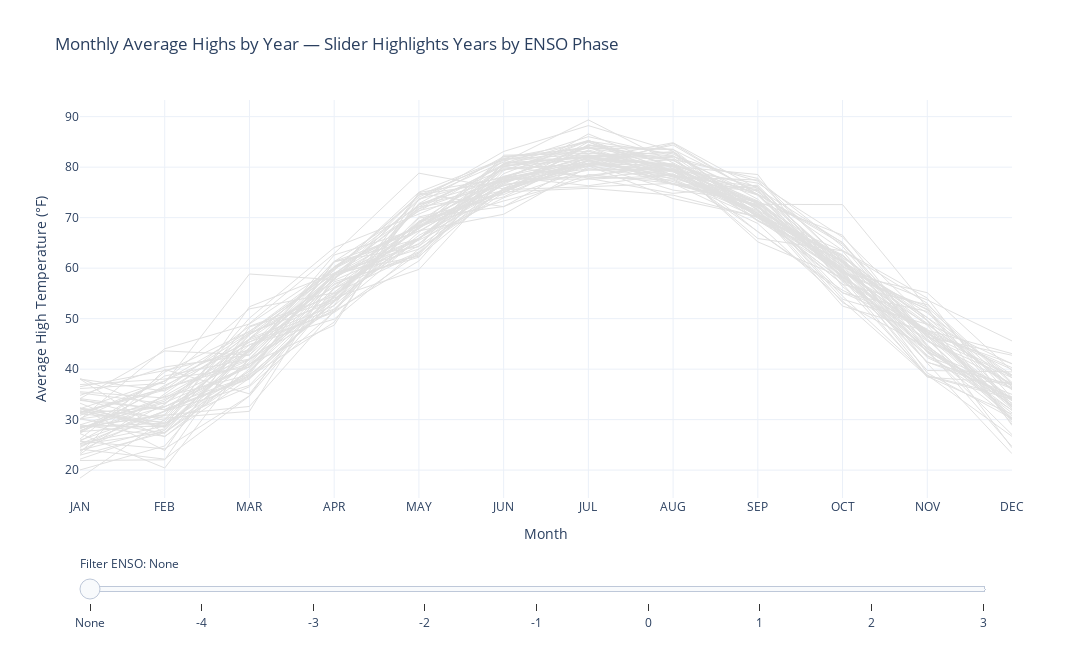

Notebook source saved alongside this figure:
### Code cell
# =========================
# Load & basic preparation
# =========================
df_raw = pd.read_csv("data/full_data_encoded.csv", low_memory=False)

# Keep only what's needed for plotting temps
df = df_raw[["Year", "Month", "high"]].dropna()
df["high"] = pd.to_numeric(df["high"], errors="coerce")

# Month order for the x-axis
month_order = ["JAN","FEB","MAR","APR","MAY","JUN","JUL","AUG","SEP","OCT","NOV","DEC"]
df["Month"] = pd.Categorical(df["Month"], categories=month_order, ordered=True)

# If duplicates exist per Year×Month, average them (retain current pandas behavior)
df = df.groupby(["Year", "Month"], as_index=False, observed=False)["high"].mean()

# =========================
# Compute ENSO for each plotted "Season_Year" (DJF)
# =========================
# For ENSO we need DJF per-season values: Dec belongs to the following year.
enso_df = df_raw[["Year", "Month", "ENSO_encoded"]].dropna()
enso_df["ENSO_encoded"] = pd.to_numeric(enso_df["ENSO_encoded"], errors="coerce")
enso_df["Month"] = pd.Categorical(enso_df["Month"], categories=month_order, ordered=True)

# Keep DJF only
winter_months = ["DEC", "JAN", "FEB"]
enso_winter = enso_df[enso_df["Month"].isin(winter_months)].copy()

# Season_Year: DEC counts toward next year's winter
enso_winter["Season_Year"] = enso_winter.apply(
    lambda r: int(r["Year"]) + 1 if r["Month"] == "DEC" else int(r["Year"]), axis=1
)

def safe_mode(vals):
    vals = [v for v in vals if pd.notna(v)]
    if not vals:
        return np.nan
    try:
        return mode(vals)
    except Exception:
        # In case of ties, pick the value with smallest absolute magnitude (closest to neutral),
        # tie-breaking by the actual value.
        return sorted(vals, key=lambda x: (abs(x), x))[0]

# One ENSO code per Season_Year (mode over DJF)
enso_per_year = (enso_winter.groupby("Season_Year")["ENSO_encoded"]
                 .apply(lambda s: safe_mode(list(s.values)))
                 .to_dict())

# =========================
# Build time series per complete year for plotting
# =========================
years_all = sorted(df["Year"].unique())
series_by_year = {}
complete_years = []
for y in years_all:
    s = df[df["Year"] == y].set_index("Month").reindex(month_order)["high"]
    if s.notna().all():  # keep only years with all 12 months
        series_by_year[y] = s.values.tolist()
        complete_years.append(y)

years = complete_years

# Map each plotted year to its ENSO code using Season_Year == that calendar year
# (i.e., winter defined by Dec(prev year), Jan, Feb of current year)
enso_for_plotted_year = {y: enso_per_year.get(y, np.nan) for y in years}

# =========================
# Color map (fully opaque, saturated)
# =========================
# Dark red -> lighter red -> neutral dark gray -> blue ramp to dark blue
enso_order = [-4, -3, -2, -1, 0, 1, 2, 3]
enso_color_map = {
    -4: "#8B0000",  # dark red
    -3: "#C62828",
    -2: "#E53935",
    -1: "#FF1744",
     0: "#424242",  # strong neutral (dark gray so it stands out when highlighted)
     1: "#1E88E5",
     2: "#1565C0",
     3: "#0D47A1"   # dark blue
}

# =========================
# Build the figure
# =========================
fig = go.Figure()

# 1) Background gray lines (very light gray; thin; always visible)
for y in years:
    fig.add_trace(go.Scatter(
        x=month_order, y=series_by_year[y],
        mode="lines",
        line=dict(color="#E0E0E0", width=1),  # very light gray
        hoverinfo="skip",
        showlegend=False,
        name=f"{y} (bg)"
    ))

# 2) Highlight layer (one trace per year), fully opaque & hidden by default
for y in years:
    enso_code = enso_for_plotted_year[y]
    color = enso_color_map.get(int(enso_code), "#424242") if pd.notna(enso_code) else "#424242"
    fig.add_trace(go.Scatter(
        x=month_order, y=series_by_year[y],
        mode="lines+markers",
        line=dict(color=color, width=4),      # thicker to pop from background
        marker=dict(size=6, color=color, line=dict(width=0.5, color="black")),
        opacity=1.0,                          # fully opaque
        name=str(y),
        text=[f"Year {y} | ENSO {enso_code}"]*12,
        hovertemplate="%{text}<br>Month: %{x}<br>High: %{y:.1f}°F<extra></extra>",
        visible=False,
        showlegend=False
    ))

# Helper to set which highlight traces are visible for a selected ENSO phase
# First len(years) traces are background; next len(years) traces are highlights.
n = len(years)

def visibility_for_enso(selected_enso):
    # Gray always visible; highlights off by default
    vis = [True]*n + [False]*n
    if selected_enso is None:
        return vis
    for i, y in enumerate(years):
        val = enso_for_plotted_year[y]
        if pd.notna(val) and int(val) == selected_enso:
            vis[n + i] = True
    return vis

# Slider steps: "None" + each ENSO code
steps = []
# "None" step (no highlights)
steps.append({
    "method": "update",
    "label": "None",
    "args": [
        {"visible": visibility_for_enso(None)},
        {"title": "Monthly Average Highs — All Years (Gray)"}
    ]
})
# One step per ENSO phase
for e in enso_order:
    steps.append({
        "method": "update",
        "label": str(e),
        "args": [
            {"visible": visibility_for_enso(e)},
            {"title": f"Monthly Average Highs — Highlight: ENSO {e}"}
        ]
    })

# Layout
fig.update_layout(
    title="Monthly Average Highs by Year — Slider Highlights Years by ENSO Phase",
    xaxis=dict(title="Month", categoryorder="array", categoryarray=month_order),
    yaxis=dict(title="Average High Temperature (°F)"),
    template="plotly_white",
    width=1150,
    height=650,
    sliders=[{
        "active": 0,  # default to 'None'
        "y": -0.06,
        "pad": {"t": 30, "b": 10},
        "len": 0.98,
        "currentvalue": {"prefix": "Filter ENSO: ", "visible": True},
        "steps": steps
    }]
)

fig.show()
